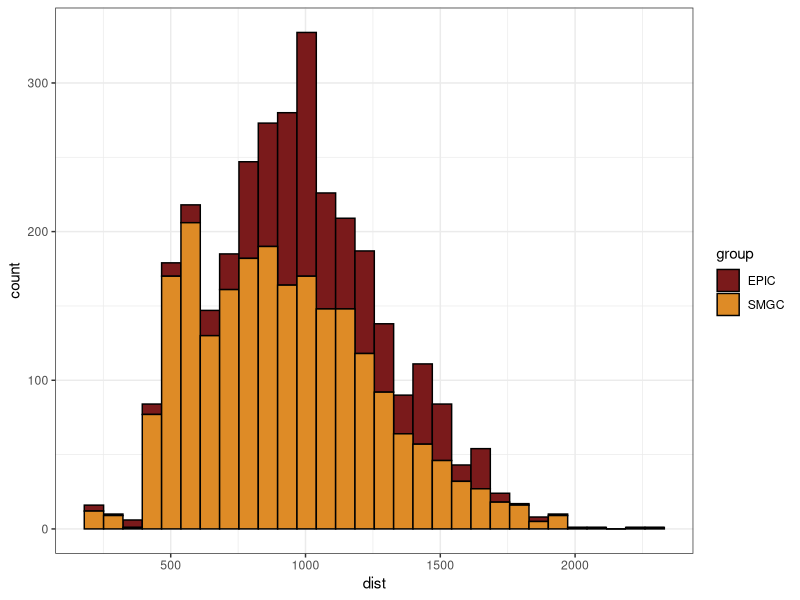

The R script that drew this image:
library(ggplot2)

dat <- read.table("Distance_to_Closest_Matching_GCFs.txt", header=T, sep='\t')

pdf("Distance_to_Closest_BiG-FAM_GCF.pdf", height=3, width=7)
ggplot(dat, aes(x=dist, fill=group)) + geom_histogram(color='black') + theme_bw() + scale_fill_manual(values=c('#7a1a1b', '#de8b26'))
dev.off()
